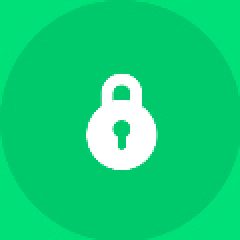
#> input picture template/lock.png, 120 x 120 px (shown 2 times larger)
$ python app.py out.png template/lock.png 100
#> lines starting #> are read from the running program, lines starting #| are printed output that depends on the picture
import sys
import cv2
import numpy as np

import json

if len(sys.argv) < 4:
    sys.exit(-1)

## file path
output_path = sys.argv[1]
source_path = sys.argv[2]
templace_lock_path = "template/lock.png"
templace_unlock_path = "template/unlock.png"

# parameters
threshold = 0.99
mag_size = int(sys.argv[3])

# source image
screenshot = cv2.imread(source_path)
#> screenshot is the input picture: shape (120, 120, 3); mean B, G, R 120.8, 209.6, 19.2
img_gray = cv2.cvtColor(screenshot, cv2.COLOR_BGR2GRAY)
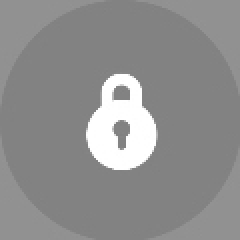
#> img_gray: shape (120, 120) (shown 2 times larger); min 128, max 255, mean 142.4

# template images
template_lock = cv2.imread(templace_lock_path, 0)
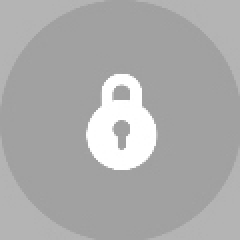
#> template_lock: shape (120, 120) (shown 2 times larger); min 158, max 255, mean 171.7
template_unlock = cv2.imread(templace_unlock_path, 0)
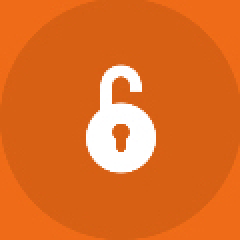
#> input picture template/unlock.png, 120 x 120 px (shown 2 times larger)
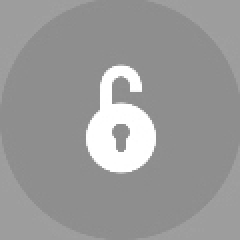
#> template_unlock: shape (120, 120) (shown 2 times larger); min 139, max 255, mean 153.7

# lock matching result
result_lock = cv2.matchTemplate(img_gray, template_lock, cv2.TM_CCOEFF_NORMED)
#> result_lock = [0.992]
result_unlock = cv2.matchTemplate(img_gray, template_unlock, cv2.TM_CCOEFF_NORMED)
#> result_unlock = [0.864]

# filter by threshold
loc_lock = np.where(result_lock >= threshold)
#> loc_lock = ([0], [0])
loc_unlock = np.where(result_unlock >= threshold)
#> loc_unlock = (empty array, empty array)

# reformat result to hash
leafee_list = []

# locked objects
loc_x = loc_lock[0]; loc_y = loc_lock[1]
#> after `loc_x = loc_lock[0]`: loc_x = [0]
#> after `loc_y = loc_lock[1]`: loc_y = [0]
index = 0
while index < len(loc_x):
    leafee_list.append({"x":round(loc_x[index], -2), "y":round(loc_y[index], -2), "state":"locked"})
    index += 1
#> this loop made 1 pass
#> index on pass 1: 1
#> after the loop, index = 1; leafee_list = 1 item

# unlocked objects
loc_x = loc_unlock[0]; loc_y = loc_unlock[1]
#> after `loc_x = loc_unlock[0]`: loc_x = empty array
#> after `loc_y = loc_unlock[1]`: loc_y = empty array
index = 0
while index < len(loc_x):
    leafee_list.append({"x":round(loc_x[index], -2), "y":round(loc_y[index], -2), "state":"unlocked"})
    index += 1
#> this loop made 0 passes
#> after the loop, index = 0

# Sort By x -> y
# example: id1 -> 0, 0, id2 -> 100, 0
#          id3 -> 0, 100, ...
sorted_leafee_list = sorted(
  leafee_list,
  key = lambda x: (x["x"], x["y"])
)
#> sorted_leafee_list = 1 item

# output leafee
leafee = {}; leafee["leafee"] = []

# reformat result hash to json
count = 0
for item in sorted_leafee_list:
    leafee["leafee"].append({"id" : count, "state" : item["state"]})
    count += 1
#> this loop made 1 pass
#> (item, count) on pass 1: ({'x': 0, 'y': 0, 'state': 'locked'}, 1)
#> after the loop, count = 1

# TODO unkown state
while count < mag_size:
    leafee["leafee"].append({"id" : count, "state" : "unknown"})
    count += 1
#> this loop made 99 passes
#> after the loop, count = 100

# Output
with open(output_path, 'w') as out:
    json.dump(leafee, out, ensure_ascii=False, indent=4, sort_keys=True, separators=(',', ': '))
